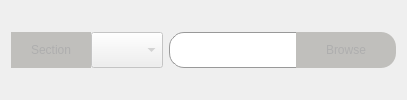
       <widget class="QWidget" name="widget_CSV" native="true">
        <property name="enabled">
         <bool>false</bool>
        </property>
        <property name="styleSheet">
         <string notr="true">QLineEdit {
	background-color: #ffffff;
	color: black;
	border: 1px solid #999;
	border-right: none;
	border-top-left-radius: 15px;
	border-bottom-left-radius: 15px;
	padding: 0px 10px;
}

#btnBrowseCSV {
	font: 10pt &quot;Inter&quot;;
	background-color: #e7e7e7;
	color: black;
	border: 1px solid rgb(154, 153, 150);
	border-top-right-radius: 15px;
	border-bottom-right-radius: 15px;
}

#btnBrowseCSV:hover {
	background-color: #FFF;
}

#btnBrowseCSV:disabled, QLabel:disabled {
	background-color: rgb(192, 191, 188);
	border: none;
	color: #aeaeae;
}

#widget_CSV QLineEdit:disabled {
	background-color: #f5f5f5;
	border: none;
	color: #aeaeae;
}</string>
        </property>
        <layout class="QHBoxLayout" name="horizontalLayout_3">
         <item>
          <widget class="QWidget" name="widget_12" native="true">
           <property name="class" stdset="0">
            <string>input-field</string>
           </property>
           <layout class="QHBoxLayout" name="horizontalLayout_14">
            <property name="spacing">
             <number>0</number>
            </property>
            <property name="leftMargin">
             <number>0</number>
            </property>
            <property name="topMargin">
             <number>0</number>
            </property>
            <property name="rightMargin">
             <number>0</number>
            </property>
            <property name="bottomMargin">
             <number>0</number>
            </property>
            <item>
             <widget class="QLabel" name="label_14">
              <property name="minimumSize">
               <size>
                <width>80</width>
                <height>36</height>
               </size>
              </property>
              <property name="maximumSize">
               <size>
                <width>100</width>
                <height>36</height>
               </size>
              </property>
              <property name="text">
               <string>Section</string>
              </property>
              <property name="alignment">
               <set>Qt::AlignCenter</set>
              </property>
             </widget>
            </item>
            <item>
             <widget class="QComboBox" name="cmbSection_2">
              <property name="minimumSize">
               <size>
                <width>0</width>
                <height>36</height>
               </size>
              </property>
              <property name="maximumSize">
               <size>
                <width>16777215</width>
                <height>36</height>
               </size>
              </property>
              <property name="styleSheet">
               <string notr="true"/>
              </property>
              <property name="editable">
               <bool>false</bool>
              </property>
              <property name="class" stdset="0">
               <string>combobox-normal</string>
              </property>
             </widget>
            </item>
           </layout>
          </widget>
         </item>
         <item>
          <widget class="QWidget" name="widget_9" native="true">
           <property name="minimumSize">
            <size>
             <width>100</width>
             <height>0</height>
            </size>
           </property>
           <layout class="QHBoxLayout" name="horizontalLayout_11">
            <property name="spacing">
             <number>0</number>
            </property>
            <property name="leftMargin">
             <number>0</number>
            </property>
            <property name="topMargin">
             <number>0</number>
            </property>
            <property name="rightMargin">
             <number>0</number>
            </property>
            <property name="bottomMargin">
             <number>0</number>
            </property>
            <item>
             <widget class="QLineEdit" name="txtCSVPath">
              <property name="minimumSize">
               <size>
                <width>0</width>
                <height>36</height>
               </size>
              </property>
              <property name="maximumSize">
               <size>
                <width>16777215</width>
                <height>36</height>
               </size>
              </property>
              <property name="styleSheet">
               <string notr="true">QLineEdit:focus {
    border: 1px solid #007BFF;
}

QLineEdit:hover {
    border: 1px solid #3498db;
}</string>
              </property>
             </widget>
            </item>
            <item>
             <widget class="QPushButton" name="btnBrowseCSV">
              <property name="minimumSize">
               <size>
                <width>100</width>
                <height>36</height>
               </size>
              </property>
              <property name="maximumSize">
               <size>
                <width>100</width>
                <height>36</height>
               </size>
              </property>
              <property name="cursor">
               <cursorShape>PointingHandCursor</cursorShape>
              </property>
              <property name="styleSheet">
               <string notr="true"/>
              </property>
              <property name="text">
               <string>Browse</string>
              </property>
             </widget>
            </item>
           </layout>
          </widget>
         </item>
        </layout>
       </widget>
